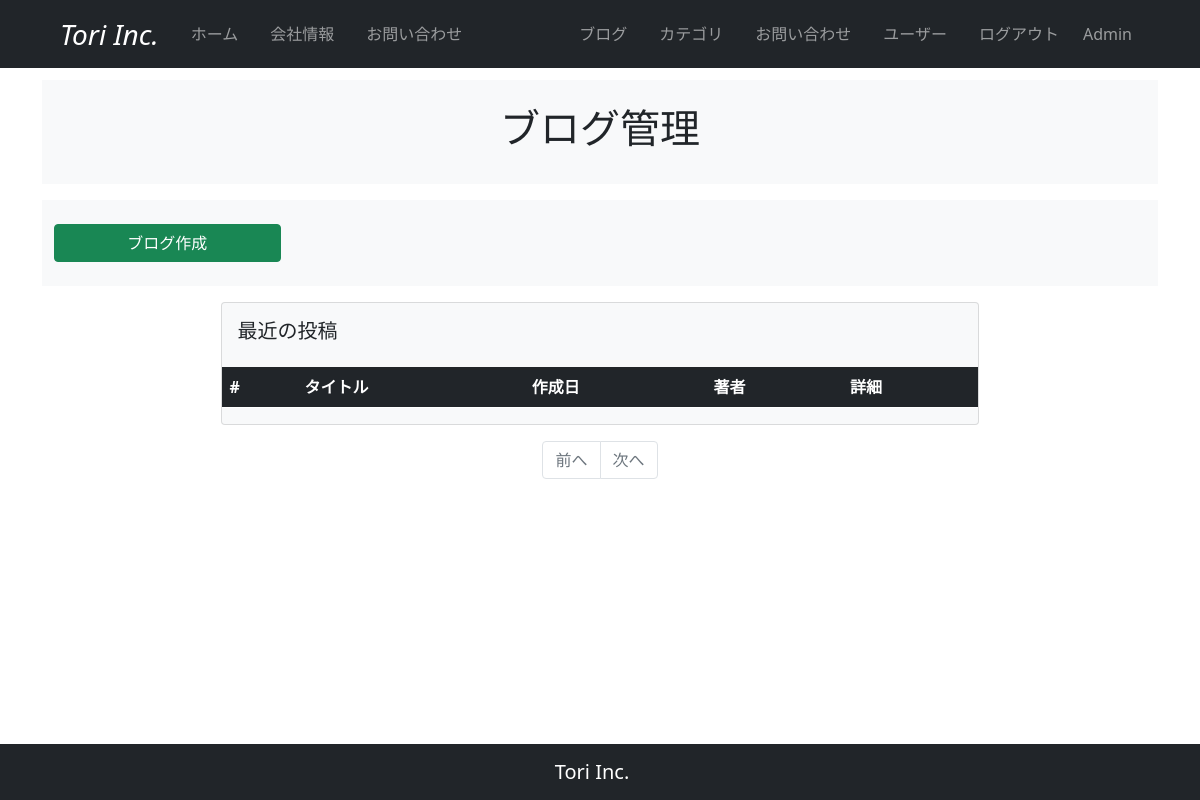
Before: /blog_maintenance (signed in) with the older database file.
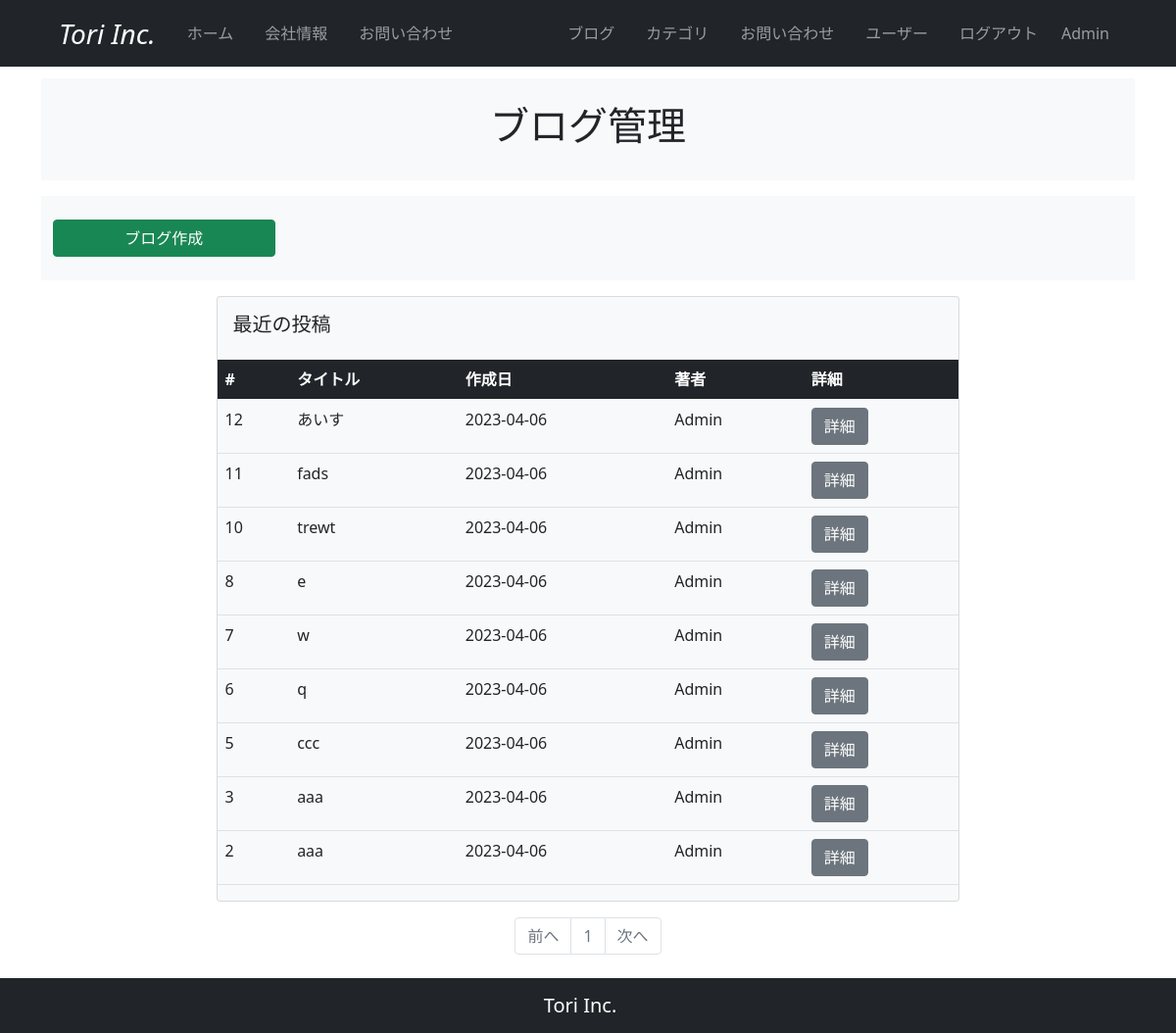
After: the same page with the newer database file.
### company_blog/models.py (models this page shows, shortened)
class User(db.Model, UserMixin):
    __tablename__ = 'users'
    id = db.Column(db.Integer, primary_key=True)
    email = db.Column(db.String(64), unique=True, index=True)
    username = db.Column(db.String(64), unique=True, index=True)
    password_hash = db.Column(db.String(128))
    administrator = db.Column(db.String(1))
    post = db.relationship('BlogPost', backref='author', lazy='dynamic')
    @property
    def password(self):
        raise AttributeError('password is not a readable attribute')

class BlogPost(db.Model):
    __tablename__ = 'blog_post'
    id = db.Column(db.Integer, primary_key=True)
    user_id = db.Column(db.Integer, db.ForeignKey('users.id'))
    category_id = db.Column(db.Integer, db.ForeignKey('blog_category.id'))
    date = db.Column(db.DateTime, default=datetime.now(timezone('Asia/Tokyo')))
    title = db.Column(db.String(140))
    text = db.Column(db.Text)
    summary = db.Column(db.String(140))
    featured_image = db.Column(db.String(140))

### company_blog/main/views.py (the view)
@main.route('/blog_maintenance', methods=['GET', 'POST'])
@login_required
def blog_maintenance():
    page = request.args.get('page', 1, type=int)
    blog_posts = BlogPost.query.order_by(BlogPost.id.desc()).paginate(page=page, per_page=10)
    return render_template('blog_maintenance.html', blog_posts=blog_posts)

### company_blog/__init__.py (called while the page is built)
@event.listens_for(Engine, "connect")
def set_sqlite_pragma(dbapi_connection, connection_record):
    cursor = dbapi_connection.cursor()
    cursor.execute("PRAGMA foreign_keys=ON")
    cursor.close()

### company_blog/models.py (called while the page is built)
@login_manager.user_loader
def load_user(user_id):
    return User.query.get(user_id)

### company_blog/templates/blog_maintenance.html
{% extends "base.html" %}
{% block content %}
  <section id="header">
    <div class="container">
      <div class="row bg-light my-3 justify-content-center">
        <div class="col-10 py-4">
          <h2 class="text-center fs-1">ブログ管理</h2>
        </div>
      </div>
    </div>
  </section>
  <section id="register">
    <div class="container">
      <div class="row bg-light my-3">
        <div class="col-10 py-4">
          <a href="{{ url_for('main.create_post') }}" class="btn btn-success w-25">ブログ作成</a>
        </div>
      </div>
    </div>
  </section>
  <section id="blog_table">
    <div class="card mx-auto bg-light" style="width: 68%;">
      <div class="card-body">
        <h5 class="card-title">最近の投稿</h5>
      </div>
      <table class="table">
        <thead>
          <tr class="table-dark">
            <th scope="col">#</th>
            <th scope="col">タイトル</th>
            <th scope="col">作成日</th>
            <th scope="col">著者</th>
            <th scope="col">詳細</th>
          </tr>
        </thead>
        <tbody>
          {% for blog_post in blog_posts.items %}
          <tr>
            <td>{{ blog_post.id }}</td>
            <td>{{ blog_post.title }}</td>
            <td>{{ blog_post.date.strftime('%Y-%m-%d') }}</td>
            <td>{{ blog_post.author.username }}</td>
            <td>
              <a href="{{ url_for('main.blog_post', blog_post_id=blog_post.id) }}" class="btn btn-secondary">詳細</a>
            </td>
          </tr>
          {% endfor %}
        </tbody>
      </table>
    </div>
  </section>
<section id="pagenation">
    <nav aria-label="mantenance_page_navigation">
      <ul class="pagination my-3 justify-content-center">
        <li {% if blog_posts.has_prev %}class="page-item"{% else %}class="page-item disabled"{% endif %}><a class="page-link" href="{% if blog_posts.has_prev %}{{url_for('main.blog_maintenance', page=blog_posts.prev_num) }}{% else %}#{% endif %}">前へ</a></li>
        {% for page_num in blog_posts.iter_pages(left_edge=1, right_edge=1, left_current=1, right_current=2) %}
          {% if page_num %}
            {% if blog_posts.page == page_num %}
              <li class="page-item disabled"><a class="page-link" href="#">{{ page_num }}</a></li>
            {% else %}
              <li class="page-item"><a class="page-link" href="{{url_for('main.blog_maintenance', page=page_num)}}">{{ page_num }}</a></li>
            {% endif %}
          {% else %}
            <li class="page-item disabled"><a class="page-link" href="#">&hellip;</a></li>
          {% endif %}
        {% endfor %}
        <li {% if blog_posts.has_next %}class="page-item"{% else %}class="page-item disabled"{% endif %}><a class="page-link" href="{% if blog_posts.has_next %}{{url_for('main.blog_maintenance', page=blog_posts.next_num) }}{% else %}#{% endif %}">次へ</a></li>
      </ul>
    </nav>
  </section>
{% endblock %}

### company_blog/templates/base.html (shortened to what this page needs)
<!DOCTYPE html>
<html lang="en">
<head>
  <link href="https://cdn.jsdelivr.net/npm/bootstrap@5.0.2/dist/css/bootstrap.min.css" rel="stylesheet">
</head>
<body>
  <nav class="navbar navbar-expand-lg navbar-dark bg-dark px-5 fixed-top">
    <div class="container-fluid">
      <a class="navbar-brand fs-3 fst-italic" href="#">Tori Inc.</a>
      <div class="collapse navbar-collapse" id="navbarNav">
        <ul class="navbar-nav">
          <li class="nav-item px-2">
            <a class="nav-link" href="#">ホーム</a>
          </li>
          <li class="nav-item px-2">
            <a class="nav-link" href="#">会社情報</a>
          </li>
          <li class="nav-item px-2">
            <a class="nav-link" href="#">お問い合わせ</a>
          </li>
        </ul>
      </div>
      <div class="collapse navbar-collapse justify-content-md-end" id="navbarNav">
        <ul class="navbar-nav">
          <li class="nav-item px-2">
            <a class="nav-link" href="{{url_for('main.blog_maintenance')}}">ブログ</a>
          </li>
          <li class="nav-item px-2">
            <a class="nav-link" href="{{url_for('main.category_maintenance')}}">カテゴリ</a>
          </li>
          <li class="nav-item px-2">
            <a class="nav-link" href="#">お問い合わせ</a>
          </li>
          <li class="nav-item px-2">
            <a class="nav-link" href="{{url_for('users.user_maintenance')}}">ユーザー</a>
          </li>
          {% if current_user.is_authenticated %}
          <li class="nav-item px-2">
            <a class="nav-link" href="{{url_for('users.logout')}}">ログアウト</a>
          </li>
          <li class="navbar-text px-2">
            {{ current_user.username }}
          </li>
          {% endif %}
        </ul>
      </div>
    </div>
  </nav>
  {% from "_formhelpers.html" import render_field %}
  <div class="container" style="padding-top: 4rem; padding-bottom: 4rem;">
    {% block content %}
    {% endblock %}
  </div>
  <nav class="navbar fixed-bottom navbar-expand-sm navbar-dark bg-dark fixed-bottom">
    <div class="container-fluid justify-content-center">
      <span class="navbar-brand">Tori Inc.</span>
    </div>
  </nav>
</body>
</html>

Changed rows visible on the page:
added BlogPost: id "12", title "あいす", date "2023-04-06", author.username "Admin"
added BlogPost: id "11", title "fads", date "2023-04-06", author.username "Admin"
added BlogPost: id "10", title "trewt", date "2023-04-06", author.username "Admin"
added BlogPost: id "8", title "e", date "2023-04-06", author.username "Admin"
added BlogPost: id "7", title "w", date "2023-04-06", author.username "Admin"
added BlogPost: id "6", title "q", date "2023-04-06", author.username "Admin"
added BlogPost: id "5", title "ccc", date "2023-04-06", author.username "Admin"
added BlogPost: id "3", title "aaa", date "2023-04-06", author.username "Admin"
added BlogPost: id "2", title "aaa", date "2023-04-06", author.username "Admin"
Other visible differences:
new list line: "1"
